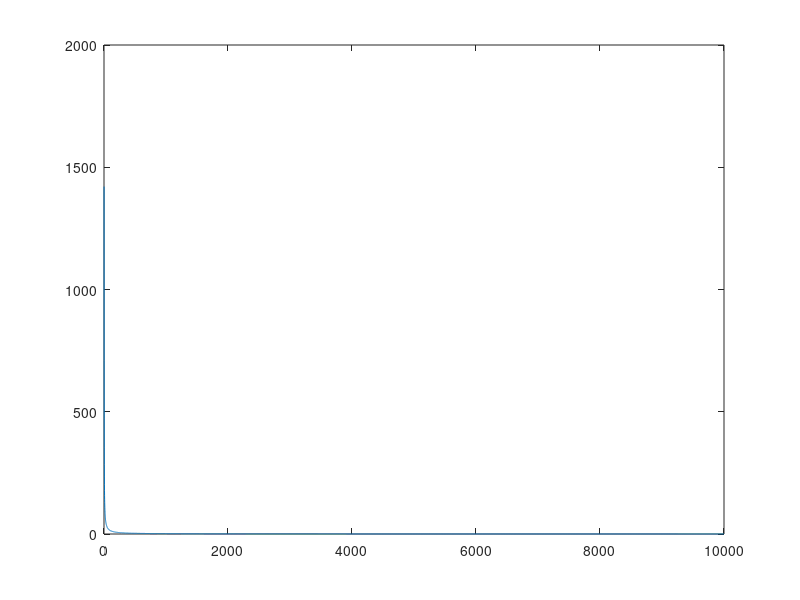

Write MATLAB code to recreate this figure.
nchoosek(20,4)*nchoosek(30,6) / nchoosek(50,10);
nchoosek(10,4)*20^4*30^6 / 50^10;

(nchoosek(5,2)*nchoosek(85,3) +... 
    nchoosek(5,3)*nchoosek(85,2) +...
    nchoosek(5,4)*nchoosek(85,1) +...
    nchoosek(5,5)*nchoosek(85,0)) / nchoosek(90,5);


%rng(10) rand. szám gen. fix
rand(); % 0 1 között generál számot
rand(1,5); % 1x5 tömb random számokkal
rand(2); % 2x2 mátrix random számokkal
randi(6); % 1-6 között egész
randi(0:1); % 0 vagy 1
randi(6,2,4); % (max, hánnyal, hányszor) vagyis 2x4 mátrix


N = 10^4;
k = 0; % számláló
for i = 1:N
    r1 = randi(6);
    r2 = randi(6);
    if r1 + r2 == 8
        k = k + 1;
    end
end

k / N;
5 / 36;

N = 10^4;
x = zeros(1, N);
for i = 1:N
    r1 = randi(6);
    r2 = randi(6);
    if r1 > r2
        x(i) = 1;
    end
end
cumsum(k) 
tic
y = cumsum(k) ./ (1:N) 
plot(1:N, y)
rng(1);
N = 10^7;
r = randi(6,2,N);
o = sum(r);
k = sum(o == 8);
k / N
toc

